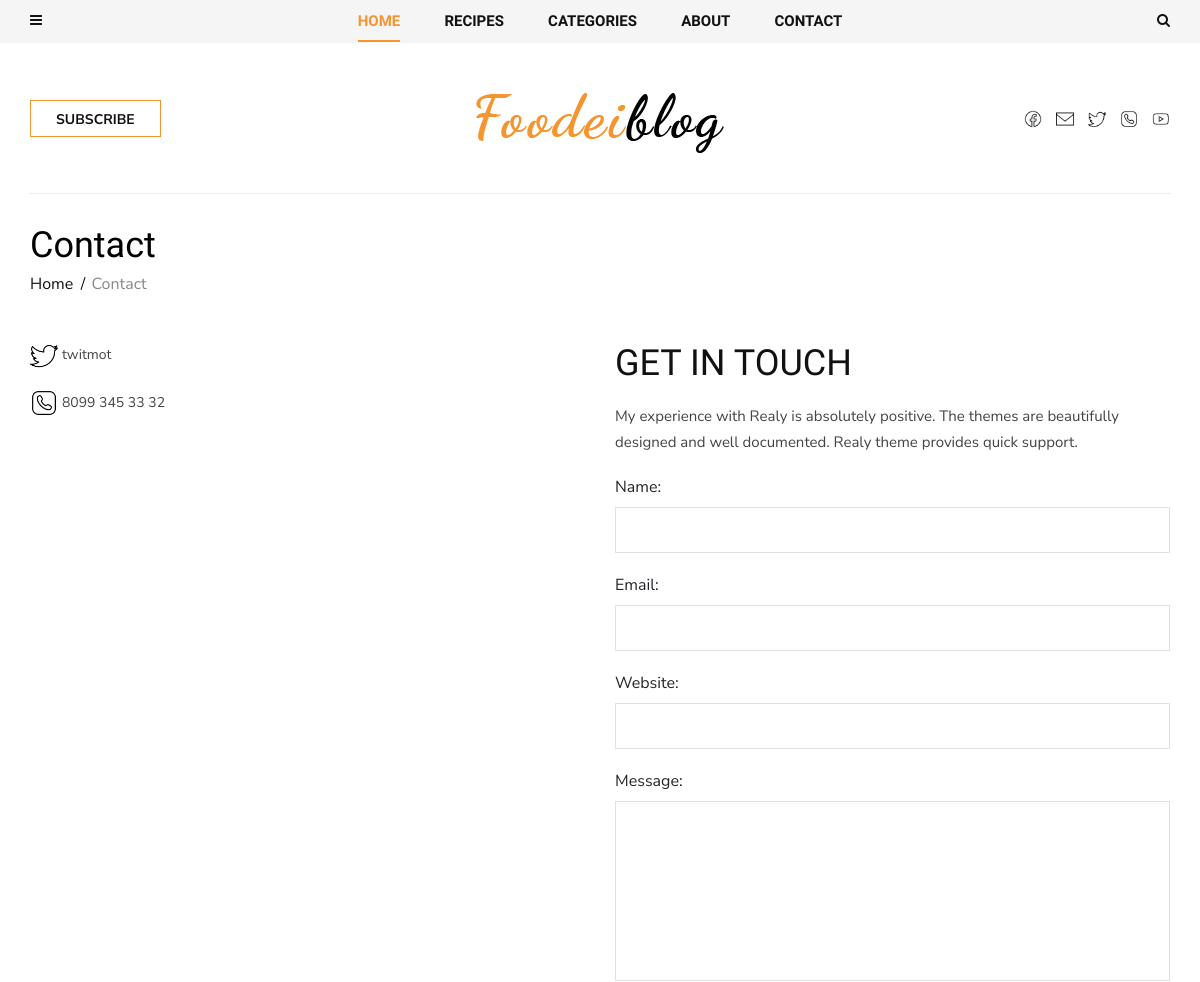
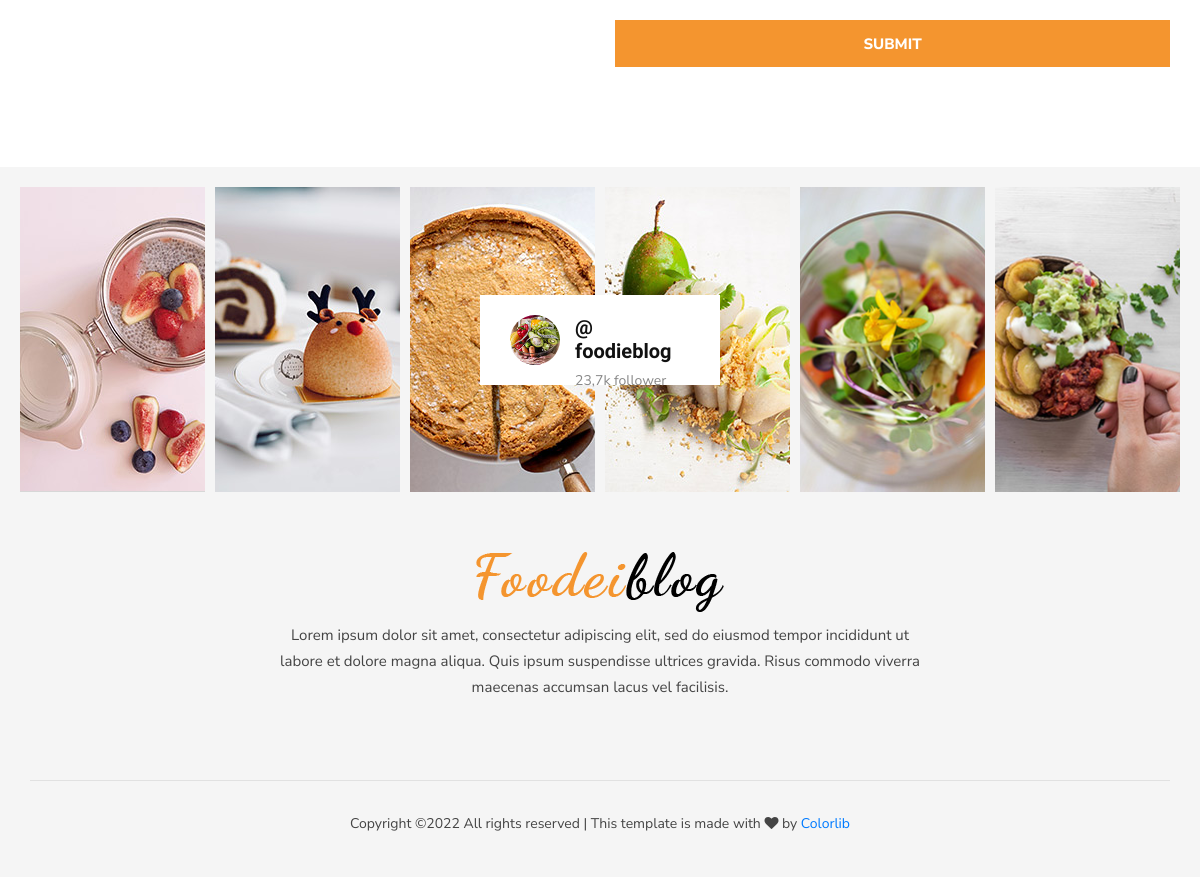
Page /contact/ on the committed database (2 pictures, top to bottom).
### contact/models.py (models this page shows, shortened)
class Social(models.Model):
    icon = models.FileField(upload_to='icons/')
    name = models.CharField(max_length=200)
    link = models.URLField()

class ContactLinc(models.Model):
    icon = models.FileField(upload_to='icons/')
    name = models.CharField(max_length=200)

### contact/views.py (the view)
# urls.py: path('contact/', views.ContactView.as_view(),  name="contact"),
class ContactView(View):
    def get(self, request):
        contacts = ContactLinc.objects.all()
        form = ContactForm()
        return render(request, 'contact/contact.html', {'contacts': contacts, 'form': form})

### contact/forms.py
class ContactForm(forms.ModelForm):
    class Meta:
        model = ContactModel
        fields = '__all__'

### blog/models.py (called while the page is built)
    def get_absolute_url(self):
        return reverse("post_single", kwargs={"slug": self.category.slug, "post_slug": self.slug})

### blog/templatetags/menu_tags.py (called while the page is built)
def get_all_categories():
    return Category.objects.all()

@register.inclusion_tag('blog/include/tags/top_menu.html')
def get_categories():
    category = get_all_categories()
    return {"list_category": category}

@register.inclusion_tag('blog/include/tags/recipes_tag.html')
def get_last_posts():
    posts = Post.objects.select_related("category").order_by("id")[:5]
    return {"list_last_post": posts}

### contact/templatetags/social_tags.py (called while the page is built)
@register.simple_tag()
def get_social_links():
    return Social.objects.all()

### templates/contact/contact.html (shortened to what this page needs)
{% extends 'base.html' %}
{% block content %}
    <section class="contact spad">
        <div class="container">
            <div class="contact__text">
                <div class="row">
                    <div class="col-lg-12">
                        <div class="breadcrumb__text">
                            <h2>Contact</h2>
                            <div class="breadcrumb__option">
                                <a href="#">Home</a>
                                <span>Contact</span>
                            </div>
                        </div>
                    </div>
                </div>
                <div class="row">
                    <div class="col-lg-6 col-md-6">
                        <div class="contact__widget">
                            <ul>
                                {% for contact in contacts %}
                                    <li>
                                        <img class="contact-item" src="{{ contact.icon.url }}">
                                        <span>{{ contact.name }}</span>
                                    </li>
                                {% endfor %}
                            </ul>
                        </div>
                    </div>
                    <div class="col-lg-6 col-md-6">
                        <div class="contact__form">
                            <div class="contact__form__title">
                                <h2>gET IN TOUCH</h2>
                                <p>My experience with Realy is absolutely positive. The themes are beautifully designed
                                    and well documented. Realy theme provides quick support.</p>
                            </div>
                            <form action="{% url 'feedback' %}" method="post">
                                {{ form }}
                                <button type="submit" class="site-btn">Submit</button>
                            </form>
                        </div>
                    </div>
                </div>
            </div>
        </div>
    </section>
{% endblock content %}

### templates/base.html (shortened to what this page needs)
<!DOCTYPE html>
<html lang="ru">
{% load static %}
<head>
    <link rel="stylesheet" href="{% static 'css/bootstrap.min.css' %}" type="text/css">
    <link rel="stylesheet" href="{% static 'css/font-awesome.min.css' %}" type="text/css">
    <link rel="stylesheet" href="{% static 'css/elegant-icons.css' %}" type="text/css">
    <link rel="stylesheet" href="{% static 'css/owl.carousel.min.css' %}" type="text/css">
    <link rel="stylesheet" href="{% static 'css/slicknav.min.css' %}" type="text/css">
    <link rel="stylesheet" href="{% static 'css/style.css' %}" type="text/css">
</head>
<body>
    {% include 'header.html' %}
    {% block content %}
    {% endblock content %}
    {% include 'footer.html' %}
</body>
</html>

### templates/blog/include/left_nav.html (shortened to what this page needs)
{% load menu_tags %}

### templates/blog/include/tags/top_menu.html (shortened to what this page needs)
{% load mptt_tags %}
<li class="dropdown"><a href="#">Categories</a>
</li>

### templates/header.html
{% load social_tags cache %}
{% cache 5000 header %}
<header class="header">
        <div class="header__top">
            <div class="container">
                <div class="row">
                    <div class="col-lg-2 col-md-1 col-6 order-md-1 order-1">
                        <div class="header__humberger">
                            <i class="fa fa-bars humberger__open"></i>
                        </div>
                    </div>
                    <div class="col-lg-8 col-md-10 order-md-2 order-3">
                        {% include 'blog/include/top_nav.html' %}
                    </div>
                    <div class="col-lg-2 col-md-1 col-6 order-md-3 order-2">
                        <div class="header__search">
                            <i class="fa fa-search search-switch"></i>
                        </div>
                    </div>
                </div>
            </div>
        </div>
        <div class="container">
            <div class="row">
                <div class="col-lg-3 col-md-3">
                    <div class="header__btn">
                        <a href="./signin.html" class="primary-btn">Subscribe</a>
                    </div>
                </div>
                <div class="col-lg-6 col-md-6">
                    <div class="header__logo">
                        <a href="./index.html"><img src="img/logo.png" alt=""></a>
                    </div>
                </div>
                <div class="col-lg-3 col-md-3">
                    <div class="header__social">
                        {% get_social_links as social_links %}
                            {% for item in social_links %}
                                <a href="{{ item.link }}"><img style="width: 18px" src="{{ item.icon.url }}"></a>
                            {% endfor %}
                    </div>
                </div>
            </div>
        </div>
    </header>
{% endcache %}

### templates/blog/include/top_nav.html
{% load menu_tags %}
<nav class="header__menu">
    <ul>
        <li class="active"><a href="/">Home</a></li>
        {% get_last_posts %}
        {% get_categories %}
        <li><a href="{% url 'about' %}">About</a></li>
        <li><a href="{% url 'contact' %}">Contact</a></li>
    </ul>
</nav>

### templates/blog/include/tags/recipes_tag.html (shortened to what this page needs)
{% load menu_tags %}
<li>
    <a href="#">Recipes</a>
</li>

### templates/footer.html (shortened to what this page needs)
{% load static social_tags %}
<footer class="footer">
    <div class="container-fluid">
        <div class="footer__instagram">
            <div class="footer__instagram__avatar">
                <div class="footer__instagram__avatar--pic">
                    <img src="{% static 'img/footer/instagram-avatar.jpg' %}" alt="">
                </div>
                <div class="footer__instagram__avatar--text">
                    <h5>@ foodieblog</h5>
                    <span>23,7k follower</span>
                </div>
            </div>
            <div class="row">
                <div class="col-lg-2 col-md-2 col-sm-4 col-6">
                    <div class="footer__instagram__item set-bg" data-setbg="img/footer/ip-1.jpg"></div>
                </div>
                <div class="col-lg-2 col-md-2 col-sm-4 col-6">
                    <div class="footer__instagram__item set-bg" data-setbg="img/footer/ip-2.jpg"></div>
                </div>
                <div class="col-lg-2 col-md-2 col-sm-4 col-6">
                </div>
                <div class="col-lg-2 col-md-2 col-sm-4 col-6">
                </div>
                <div class="col-lg-2 col-md-2 col-sm-4 col-6">
                    <div class="footer__instagram__item set-bg" data-setbg="img/footer/ip-5.jpg"></div>
                </div>
                <div class="col-lg-2 col-md-2 col-sm-4 col-6">
                    <div class="footer__instagram__item set-bg" data-setbg="img/footer/ip-6.jpg"></div>
                </div>
            </div>
        </div>
    </div>
    <div class="container">
        <div class="row">
            <div class="col-lg-12">
                <div class="footer__text">
                    <div class="footer__logo">
                        <a href="#"><img src="img/logo.png" alt=""></a>
                    </div>
                    <p>Lorem ipsum dolor sit amet, consectetur adipiscing elit, sed do eiusmod tempor incididunt
                        ut<br/> labore et dolore magna aliqua. Quis ipsum suspendisse ultrices gravida. Risus
                        commodo viverra<br/> maecenas accumsan lacus vel facilisis. </p>
                </div>
                <div class="footer__copyright">
                    <p>
                        Copyright &copy;<script>document.write(new Date().getFullYear());</script>
                        All rights reserved | This template is made with <i class="fa fa-heart" aria-hidden="true"></i>
                        by <a href="https://colorlib.com" target="_blank">Colorlib</a>
                        </p>
                </div>
            </div>
        </div>
    </div>
</footer>

### rows in the picture
Social: icon (picture)
Social: icon (picture)
Social: icon (picture)
Social: icon (picture)
Social: icon (picture)
ContactLinc: icon (picture), name "twitmot"
ContactLinc: icon (picture), name "8099 345 33 32"
